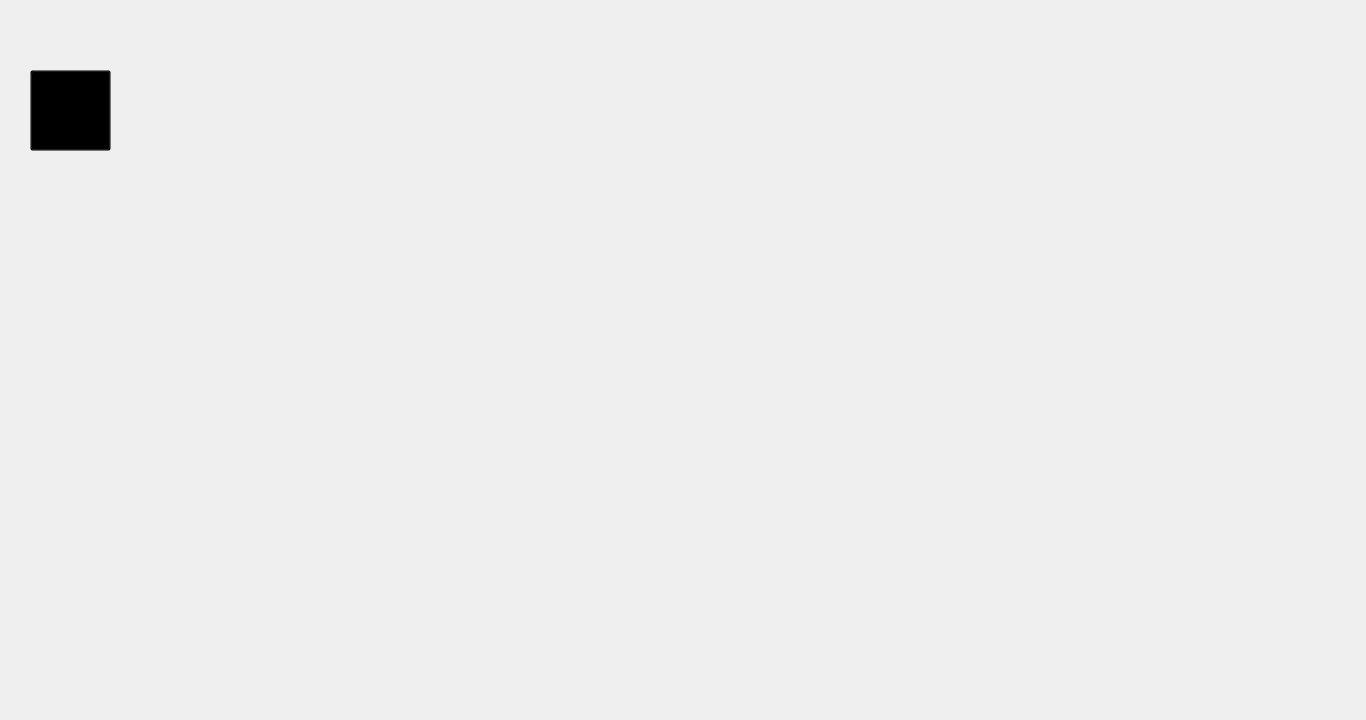
<?xml version="1.0" encoding="UTF-8"?>
<ui version="4.0">
 <author>Christophorus Dharma Winata</author>
 <class>MainWindow</class>
 <widget class="QMainWindow" name="MainWindow">
  <property name="geometry">
   <rect>
    <x>0</x>
    <y>0</y>
    <width>1366</width>
    <height>720</height>
   </rect>
  </property>
  <property name="minimumSize">
   <size>
    <width>800</width>
    <height>600</height>
   </size>
  </property>
  <property name="maximumSize">
   <size>
    <width>1920</width>
    <height>1080</height>
   </size>
  </property>
  <property name="windowTitle">
   <string>Journal Input</string>
  </property>
  <property name="autoFillBackground">
   <bool>false</bool>
  </property>
  <property name="styleSheet">
   <string notr="true">background-image: url(:/Resources/Resources/background.jpg);</string>
  </property>
  <property name="animated">
   <bool>true</bool>
  </property>
  <widget class="QWidget" name="centralwidget">
   <property name="minimumSize">
    <size>
     <width>800</width>
     <height>600</height>
    </size>
   </property>
   <property name="maximumSize">
    <size>
     <width>1920</width>
     <height>1080</height>
    </size>
   </property>
   <property name="styleSheet">
    <string notr="true">background: transparent;
image: transparent;
background-image: url(:/Journal/background.jpg);</string>
   </property>
   <widget class="QWidget" name="widget" native="true">
    <property name="enabled">
     <bool>true</bool>
    </property>
    <property name="geometry">
     <rect>
      <x>0</x>
      <y>-70</y>
      <width>1361</width>
      <height>941</height>
     </rect>
    </property>
    <property name="autoFillBackground">
     <bool>false</bool>
    </property>
    <property name="styleSheet">
     <string notr="true">image: url(:/Journal/Resources/journal input fg.png);
image: url(:/Resources/Resources/journal input fg.png);</string>
    </property>
    <widget class="QScrollArea" name="scrollArea">
     <property name="geometry">
      <rect>
       <x>130</x>
       <y>380</y>
       <width>1101</width>
       <height>271</height>
      </rect>
     </property>
     <property name="sizePolicy">
      <sizepolicy hsizetype="Fixed" vsizetype="Expanding">
       <horstretch>0</horstretch>
       <verstretch>0</verstretch>
      </sizepolicy>
     </property>
     <property name="minimumSize">
      <size>
       <width>0</width>
       <height>0</height>
      </size>
     </property>
     <property name="font">
      <font>
       <family>Arial</family>
       <pointsize>12</pointsize>
      </font>
     </property>
     <property name="styleSheet">
      <string notr="true">background: transparent;
image: transparent;</string>
     </property>
     <property name="widgetResizable">
      <bool>true</bool>
     </property>
     <widget class="QWidget" name="ScrollAreaWidgetContents">
      <property name="geometry">
       <rect>
        <x>0</x>
        <y>0</y>
        <width>1099</width>
        <height>269</height>
       </rect>
      </property>
      <widget class="QPlainTextEdit" name="JournalContent">
       <property name="geometry">
        <rect>
         <x>0</x>
         <y>0</y>
         <width>1101</width>
         <height>271</height>
        </rect>
       </property>
       <property name="sizePolicy">
        <sizepolicy hsizetype="Fixed" vsizetype="Expanding">
         <horstretch>0</horstretch>
         <verstretch>0</verstretch>
        </sizepolicy>
       </property>
       <property name="font">
        <font>
         <family>Arial</family>
         <pointsize>12</pointsize>
        </font>
       </property>
       <property name="placeholderText">
        <string/>
       </property>
      </widget>
     </widget>
    </widget>
    <widget class="QPushButton" name="SubmitButton">
     <property name="enabled">
      <bool>true</bool>
     </property>
     <property name="geometry">
      <rect>
       <x>1060</x>
       <y>670</y>
       <width>171</width>
       <height>71</height>
      </rect>
     </property>
     <property name="autoFillBackground">
      <bool>false</bool>
     </property>
     <property name="styleSheet">
      <string notr="true">background: transparent;
image: transparent;</string>
     </property>
     <property name="text">
      <string/>
     </property>
     <property name="flat">
      <bool>true</bool>
     </property>
    </widget>
    <widget class="QPushButton" name="backButton">
     <property name="geometry">
      <rect>
       <x>30</x>
       <y>140</y>
       <width>81</width>
       <height>81</height>
      </rect>
     </property>
     <property name="styleSheet">
      <string notr="true">image:transparent;
background: transparent;</string>
     </property>
     <property name="text">
      <string/>
     </property>
    </widget>
   </widget>
  </widget>
 </widget>
 <resources>
  <include location="Journal.qrc"/>
 </resources>
 <connections/>
</ui>
